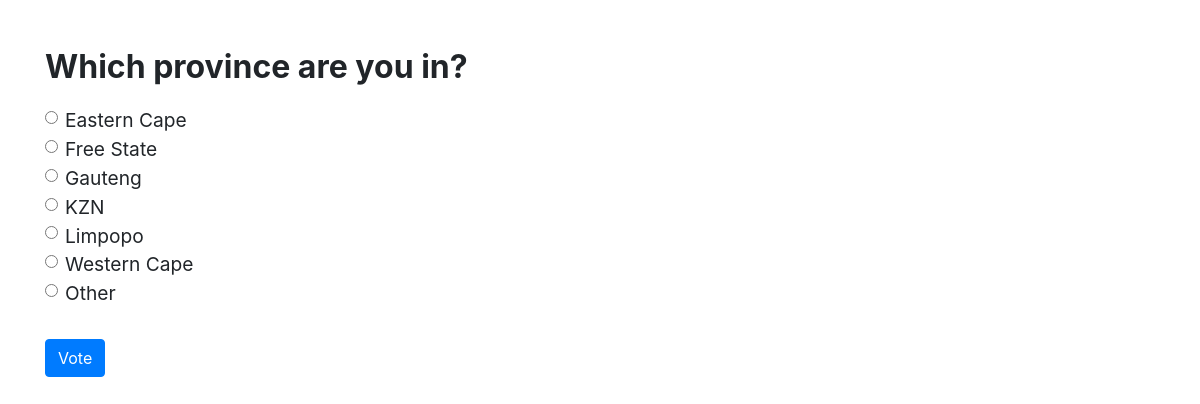
The app's page /polls/2/ with its own data.
### polls/models.py (models this page shows, shortened)
class Question(models.Model):
    question_text = models.CharField(max_length=200)
    pub_date = models.DateTimeField('date published')

class Choice(models.Model):
    question = models.ForeignKey(Question, on_delete=models.CASCADE)
    choice_text = models.CharField(max_length=200)
    votes = models.IntegerField(default=0)

### polls/views.py (the view)
# urls.py: path('<int:question_id>/', views.detail, name='detail'),
def detail(request, question_id):
    question = get_object_or_404(Question, pk=question_id)
    return render(request, 'polls/detail.html', {'question': question})

### polls/templates/polls/detail.html (shortened to what this page needs)
<!DOCTYPE html>
<html lang="en">
<head>
  <link rel="stylesheet" href="https://stackpath.bootstrapcdn.com/bootstrap/4.5.2/css/bootstrap.min.css">
</head>
<body>
  <div class="container mt-5">
    <h1 class="question-heading">{{ question.question_text }}</h1>
    <form action="{% url 'polls:vote' question.id %}" method="post" class="vote-form">
      <div class="form-group">
        {% for choice in question.choice_set.all %}
        <div class="form-check">
          <input class="form-check-input" type="radio" name="choice" id="choice{{ forloop.counter }}" value="{{ choice.id }}">
          <label class="form-check-label choice-label" for="choice{{ forloop.counter }}">
            {{ choice.choice_text }}
          </label>
        </div>
        {% endfor %}
      </div>
      <button type="submit" class="btn btn-primary submit-btn">Vote</button>
    </form>
  </div>
</body>
</html>

### polls/templates/polls/detail.html (style rules this page uses)
.question-heading { font-size: 2rem; font-weight: bold; margin-bottom: 20px; }
.choice-label { font-size: 1.2rem; }
.vote-form { margin-top: 20px; }
.submit-btn { margin-top: 15px; }

### records on screen
Question: question_text "Which province are you in?"
Choice: choice_text "Eastern Cape"
Choice: choice_text "Free State"
Choice: choice_text "Gauteng"
Choice: choice_text "KZN"
Choice: choice_text "Limpopo"
Choice: choice_text "Western Cape"
Choice: choice_text "Other"
